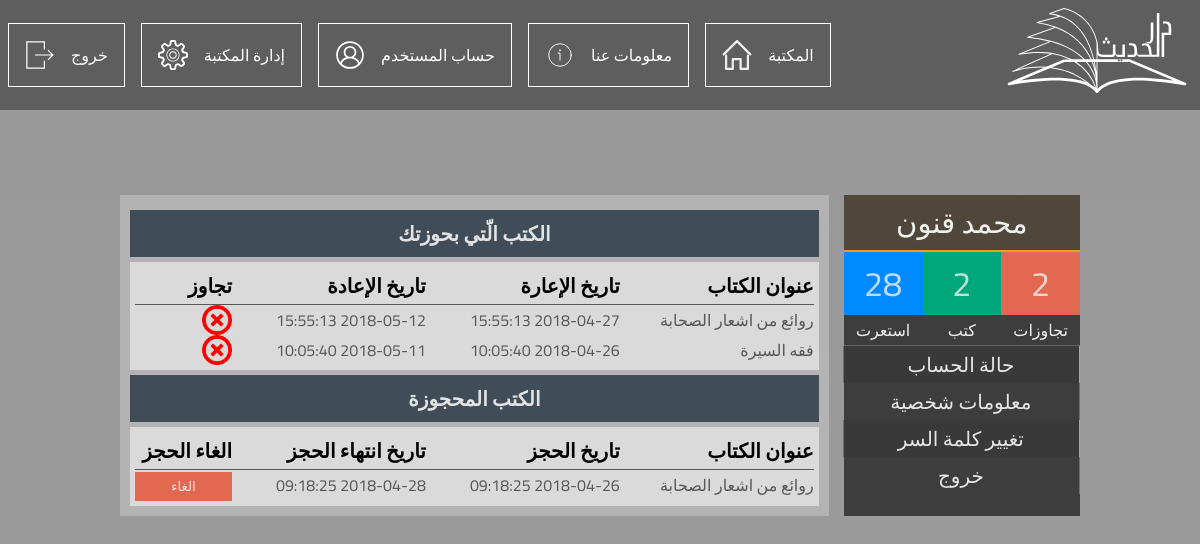
/userpanel/index.php (signed in), run on the app's committed database.
### tables this page shows
CREATE TABLE `article` (
  `article_id` int(11) NOT NULL,
  `article_titel` varchar(255) NOT NULL,
  `article_synopsis` mediumtext NOT NULL,
  `article_publisher` varchar(255) NOT NULL,
  `article_keywords` varchar(255) NOT NULL,
  `article_tags` varchar(255) NOT NULL,
  `article_cover` varchar(255) NOT NULL,
  `article_urlpdf` varchar(255) NOT NULL,
  `article_urlaudio` varchar(255) NOT NULL,
  `article_pages` int(11) NOT NULL,
  `article_publishingdate` date NOT NULL,
  `article_category` varchar(255) NOT NULL,
  `article_author` varchar(255) NOT NULL,
  `article_borrowable` tinyint(1) NOT NULL DEFAULT '1',
  `article_memo` varchar(255) DEFAULT NULL
);

CREATE TABLE `borrow` (
  `borrow_id` int(11) NOT NULL,
  `copy_id` int(11) DEFAULT NULL,
  `libuser_id` int(11) DEFAULT NULL,
  `borrow_date` datetime NOT NULL DEFAULT CURRENT_TIMESTAMP,
  `borrow_returndate` datetime NOT NULL,
  `borrow_returned` tinyint(1) NOT NULL DEFAULT '0'
);

CREATE TABLE `reservation` (
  `reservation_id` int(11) NOT NULL,
  `libuser_id` int(11) DEFAULT NULL,
  `copy_id` int(11) DEFAULT NULL,
  `reservation_date` datetime NOT NULL,
  `reservation_returndate` datetime NOT NULL,
  `reservation_done` tinyint(1) NOT NULL DEFAULT '0'
);

### userpanel/index.php (the view, shortened to what this page needs)
<?php
	include_once 'header.php';
	echo'
    <script>document.title = "مكتبة دار الحديث - حساب المستخدم";</script>
		<div class="container">
            <div class="contentpanel">
                <!--
                        <div class="status-bar">
                            <p>الحساب مفعل، يمكنك الاستفادة من خدمات المكتبة</p>
                            <img src="pics/icons/ok.png" alt="">
                        </div>
-->
                    <div class="title">الكتب الّتي بحوزتك</div>
                <div class="books">
                    <div class="borrowed-books">
                        <div class="book-list-head">عنوان الكتاب</div>
                        <div class="book-list-head">تاريخ الإعارة</div>
                        <div class="book-list-head">تاريخ الإعادة</div>
                        <div class="book-list-head">تجاوز</div>
	';
	$sql = "
            SELECT article_titel,borrow_date,borrow_returndate,
           		(CASE WHEN borrow_returndate < now() and (copy_state = 'معار' or copy_state = 'مسروق') THEN true ELSE false END) as past from article,copy,borrow
            where article.article_id = copy.article_id
	            and copy.copy_id = borrow.copy_id
                and (copy_state = 'معار' or copy_state = 'مسروق')
	            and libuser_id = ".$_SESSION['userid']."
	            and borrow_returned = false
	            order by article_titel asc"
        ;
    $result = $conn->query($sql);
    if ($result->num_rows > 0) {
	    while ($row = $result->fetch_assoc()) {
	    	if ($row['past']) {
	    		$state = '../pics/icons/warning.png';
	    	}else{
	    		$state = '../pics/icons/ok.png';
	    	}
	    	echo'
	    		<div class="title-value books-list-content">'.$row["article_titel"].'</div>
                <div class="borrow-value books-list-content">'.$row["borrow_date"].'</div>
                <div class="return-value books-list-content">'.$row["borrow_returndate"].'</div>
                <img src="'.$state.'" alt="">
	        ';
	    }
	}else{
		echo "ليس بحوزتك أي كتاب";
	}
?>
                                </div>
                            </div>
                            <div class="title">الكتب المحجوزة</div>
                            <div class="books">
                                <div class="borrowed-books">
                                    <div class="book-list-head">عنوان الكتاب</div>
                                    <div class="book-list-head">تاريخ الحجز</div>
                                    <div class="book-list-head">تاريخ انتهاء الحجز</div>
                                    <div class="book-list-head">الغاء الحجز</div>
                                    <?php
                                        $sql = "
                                            SELECT copy.copy_id as copyid,article_titel,reservation_date,reservation_returndate
                                            ,reservation_id
                                            from article,copy,reservation
                                            where article.article_id = copy.article_id
                                                and copy.copy_id = reservation.copy_id
                                                and copy_state = 'محجز'
                                                and libuser_id = ".$_SESSION['userid']."
                                                and reservation_done = false
                                                order by article_titel asc
                                             "
                                        ;
                                    $result = $conn->query($sql);
                                    if ($result->num_rows > 0) {
                                        while ($row = $result->fetch_assoc()) {
                                            echo'
                                                <div class="title-value books-list-content">'.$row['article_titel'].'</div>
                                                <div class="borrow-value books-list-content">'.$row['reservation_date'].'</div>
                                                <div class="return-value books-list-content">'.$row['reservation_returndate'].'</div>
                                                <form class="cancelBtn" action = "inc/cancel_reservation.inc.php" method = "get">
                                                    <input value="'.$row['copyid'].'" style="display:none;" name = "copyid">
                                                    <input value="'.$row['reservation_id'].'" style="display:none;" name = "reservationid">
                                                    <input type="submit" value="الغاء" name="submit">
                                                </form>
                                            ';
                                        }
                                    }else{
                                        echo "لا توجد كتب محجوزة";
                                    }
                                    ?>
                                </div>
                            </div>
                        </div>
                    </div>
                </div>
            </div>
        </div>
    </body>
</html>

### css/style.css (style rules this page uses)
* { margin: 0; padding: 0; font-family: 'Cairo', sans-serif; text-decoration: none; }
html { background-image: -webkit-gradient(linear, left top, left bottom, from(rgba(5, 5, 5, 0.4)), to(rgba(5, 5, 5, 0.4))), url(../pics/background.jpg); background-image: linear-gradient(rgba(5, 5, 5, 0.4), rgba(5, 5, 5, 0.4)), url(../pics/background.jpg); height: 100vh; background-size: cover; background-position: center center; background-repeat: no-repeat; background-attachment: fixed; }

### css/userinfo.css (style rules this page uses)
* { margin: 0; padding: 0; font-family: 'Cairo', sans-serif; text-decoration: none; }
html { background-image: -webkit-gradient(linear, left top, left bottom, from(rgba(0, 0, 0, 0.4)), to(rgba(5, 5, 5, 0.4))), url(../pics/background.jpg); background-image: linear-gradient(rgba(0, 0, 0, 0.4), rgba(5, 5, 5, 0.4)), url(../pics/background.jpg); height: 100vh; background-size: cover; background-position: center center; background-repeat: no-repeat; background-attachment: fixed; }
.container { display: -webkit-box; display: -ms-flexbox; display: flex; }
.contentpanel { display: -webkit-box; display: -ms-flexbox; display: flex; -webkit-box-orient: vertical; -webkit-box-direction: normal; -ms-flex-direction: column; flex-direction: column; width: 100%; background-color: rgba(239, 239, 239, .3); padding: 10px; }
.borrowed-books { display: grid; grid-template-columns: 1fr 1fr 1fr .5fr; }
.borrowed-books img { margin: auto 0; width: 30px; height: 30px; }
.title { background-color: rgba(17, 34, 51, .7); padding: 5px; color: #E3E3E3; font-size: 20px; font-weight: bold; margin-top: 5px; margin-bottom: 5px; text-align: center; }
.book-list-head { font-size: 20px; border-bottom: 1px solid rgba(0, 0, 0, .6); font-weight: 600; }
.books-list-content { color: rgba(0, 0, 0, .6); }
.books { padding: 5px; background-color: rgba(255, 255, 255, .5); }
.cancelBtn { width: 100%; }
.cancelBtn input[type="submit"] { margin: auto; padding: 2px; width: 100%; border: none; background-color: rgba(227, 104, 81, 1); color: #E6E6E6; -webkit-transition: 1s ease; transition: 1s ease; }

### data on the page
article: article_titel "روائع من اشعار الصحابة", borrow.borrow_date "2018-04-27 15:55:13", borrow.borrow_returndate "2018-05-12 15:55:13", reservation.reservation_date "2018-04-26 09:18:25", reservation.reservation_returndate "2018-04-28 09:18:25"
article: article_titel "فقه السيرة", borrow.borrow_date "2018-04-26 10:05:40", borrow.borrow_returndate "2018-05-11 10:05:40"

### other printed values
$row['username'] "محمد قنون"
$result3->num_rows "2"
$result2->num_rows "2"
$result1->num_rows "28"
